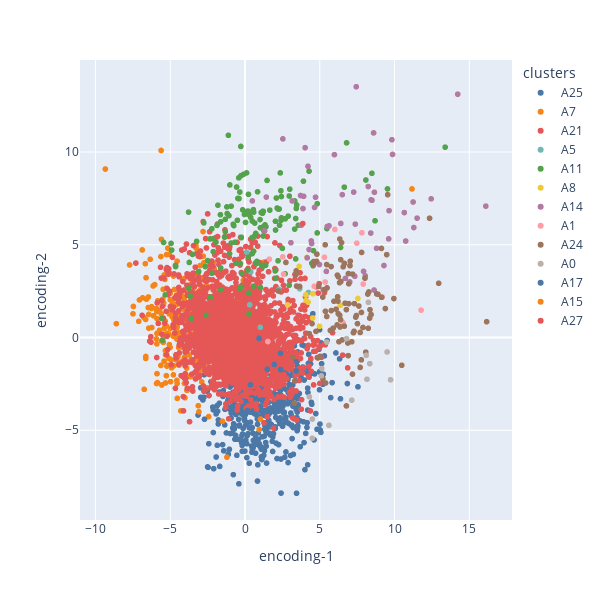

Notebook cell for this chart:
### Code cell
def plot_encodings(data, samples, n, clusters, threshold):
    
    reducer  = PCA(n_components=n)
    clusters = clusters[:, :samples]
    filter   = np.max(np.mean(clusters, axis=0), axis=1) > threshold
    encoder.predict(data[:samples][filter])
    print("{}/{} samples used ({}%); confidence threshold={}".format(sum(filter),
                                                                     samples,
                                                                     sum(filter)/samples*100,
                                                                     threshold))
    
    clusters = np.argmax(np.mean(clusters, axis=0), axis=1)[filter]
    rep = reducer.fit_transform(encoder.predict(data[:samples][filter]))

    if n == 2:
        df = pd.DataFrame({"encoding-1":rep[:,0],"encoding-2":rep[:,1],"clusters":["A"+str(i) for i in clusters]})

        enc = px.scatter(data_frame=df, x="encoding-1", y="encoding-2",
                           color="clusters", width=600, height=600,
                           color_discrete_sequence=px.colors.qualitative.T10)


    elif n == 3:
        df3d = pd.DataFrame({"encoding-1":rep[:,0],"encoding-2":rep[:,1],"encoding-3":rep[:,2],
                         "clusters":["A"+str(i) for i in clusters]})

        enc = px.scatter_3d(data_frame=df3d, x="encoding-1", y="encoding-2", z="encoding-3",
                           color="clusters", width=600, height=600,
                           color_discrete_sequence=px.colors.qualitative.T10)

    return enc

plot_encodings(data, 5000, 2, clusts, 0.5)

### Figure 1 — Plotly figure (JSON) as saved in the notebook; plotly's stock layout.template omitted (floating-point values rounded to 4 significant figures; data arrays with more than 128 entries replaced by an {"elided": "..."} marker saying what was removed)
{"data": [{"hovertemplate": "clusters=A25<br>encoding-1=%{x}<br>encoding-2=%{y}<extra></extra>", "legendgroup": "A25", "marker": {"color": "#4C78A8", "symbol": "circle"}, "mode": "markers", "name": "A25", "showlegend": true, "type": "scattergl", "x": {"elided": "605 float values"}, "xaxis": "x", "y": {"elided": "605 float values"}, "yaxis": "y"}, {"hovertemplate": "clusters=A7<br>encoding-1=%{x}<br>encoding-2=%{y}<extra></extra>", "legendgroup": "A7", "marker": {"color": "#F58518", "symbol": "circle"}, "mode": "markers", "name": "A7", "showlegend": true, "type": "scattergl", "x": {"elided": "298 float values"}, "xaxis": "x", "y": {"elided": "298 float values"}, "yaxis": "y"}, {"hovertemplate": "clusters=A21<br>encoding-1=%{x}<br>encoding-2=%{y}<extra></extra>", "legendgroup": "A21", "marker": {"color": "#E45756", "symbol": "circle"}, "mode": "markers", "name": "A21", "showlegend": true, "type": "scattergl", "x": {"elided": "2308 float values"}, "xaxis": "x", "y": {"elided": "2308 float values"}, "yaxis": "y"}, {"hovertemplate": "clusters=A5<br>encoding-1=%{x}<br>encoding-2=%{y}<extra></extra>", "legendgroup": "A5", "marker": {"color": "#72B7B2", "symbol": "circle"}, "mode": "markers", "name": "A5", "showlegend": true, "type": "scattergl", "x": [2.264, 0.1054, 0.3106, 3.655, 4.238, 1.023, 0.3841], "xaxis": "x", "y": [2.591, 4.597, 1.761, 2.627, 2.427, 0.5502, 3.54], "yaxis": "y"}, {"hovertemplate": "clusters=A11<br>encoding-1=%{x}<br>encoding-2=%{y}<extra></extra>", "legendgroup": "A11", "marker": {"color": "#54A24B", "symbol": "circle"}, "mode": "markers", "name": "A11", "showlegend": true, "type": "scattergl", "x": {"elided": "152 float values"}, "xaxis": "x", "y": {"elided": "152 float values"}, "yaxis": "y"}, {"hovertemplate": "clusters=A8<br>encoding-1=%{x}<br>encoding-2=%{y}<extra></extra>", "legendgroup": "A8", "marker": {"color": "#EECA3B", "symbol": "circle"}, "mode": "markers", "name": "A8", "showlegend": true, "type": "scattergl", "x": [2.855, 3.617, 4.221, 4.541, 4.086, 4.061, 4.523, 4.141, 7.553, 6.375, 4.982], "xaxis": "x", "y": [1.757, 3.834, 1.909, 2.363, 2.0, 2.302, 1.051, 4.319, 2.105, 1.738, 0.6071], "yaxis": "y"}, {"hovertemplate": "clusters=A14<br>encoding-1=%{x}<br>encoding-2=%{y}<extra></extra>", "legendgroup": "A14", "marker": {"color": "#B279A2", "symbol": "circle"}, "mode": "markers", "name": "A14", "showlegend": true, "type": "scattergl", "x": [5.979, 12.45, 3.76, 8.493, 3.155, 7.342, 9.293, 5.614, 7.439, 8.432, 8.654, 9.824, 3.877, 4.454, 11.51, 9.607, 7.929, 9.867, 1.298, 4.156, 6.505, 4.212, 8.044, 7.374, 10.75, 5.23, 6.406, 16.11, 4.286, 0.4906, 5.44, 8.632, 4.648, 5.497, 4.979, 4.715, 11.24, 9.634, 7.267, 4.018, 14.23, 8.238, 1.422, 3.715, 7.007, 3.918, 6.713, 2.531, 3.068, 10.65, 8.799, 8.409, 11.29, 8.601, 4.429], "xaxis": "x", "y": [9.858, 7.475, 6.055, 7.399, 7.363, 3.302, 3.882, 6.017, 13.52, 7.422, 7.828, 10.66, 6.952, 5.068, 6.436, 5.318, 3.567, 9.869, 5.765, 4.293, 7.701, 9.227, 3.324, 6.112, 5.201, 2.567, 6.15, 7.082, 4.743, 7.363, 3.566, 2.56, 7.011, 5.984, 3.934, 7.564, 7.305, 6.84, 7.838, 10.23, 13.12, 8.14, 7.569, 7.656, 2.999, 7.611, 3.185, 10.71, 5.112, 6.733, 4.81, 5.631, 5.929, 11.03, 5.204], "yaxis": "y"}, {"hovertemplate": "clusters=A1<br>encoding-1=%{x}<br>encoding-2=%{y}<extra></extra>", "legendgroup": "A1", "marker": {"color": "#FF9DA6", "symbol": "circle"}, "mode": "markers", "name": "A1", "showlegend": true, "type": "scattergl", "x": [7.476, 9.175, 6.01, 1.624, 4.631, 7.903, 6.557, 7.816, 5.359, 5.312, 11.78, 2.525, 2.575, 1.525], "xaxis": "x", "y": [5.086, 2.188, 5.825, 4.226, 2.764, 2.879, 0.7963, 5.644, 2.991, 4.327, 1.477, 4.347, 3.417, -0.2154], "yaxis": "y"}, {"hovertemplate": "clusters=A24<br>encoding-1=%{x}<br>encoding-2=%{y}<extra></extra>", "legendgroup": "A24", "marker": {"color": "#9D755D", "symbol": "circle"}, "mode": "markers", "name": "A24", "showlegend": true, "type": "scattergl", "x": [12.34, 6.18, 6.216, 5.466, 5.759, 5.484, 6.563, 10.49, 3.419, 7.022, 9.958, 2.733, 7.138, 9.139, 5.462, 6.091, 12.95, 8.807, 6.341, 2.234, 6.642, 4.744, 6.918, 5.314, 6.336, 4.481, 9.476, 7.315, 9.542, 6.778, 8.244, 7.701, 4.582, 7.522, 6.937, 6.41, 5.77, 7.778, 6.357, 7.25, 7.886, 6.937, 7.786, 3.651, 6.876, 6.238, 7.615, 8.022, 8.211, 6.694, 7.448, 6.194, 6.16, 6.651, 3.201, 5.703, 5.39, 6.324, 8.433, 6.902, 6.781, 3.449, 7.404, 6.454, 9.385, 16.16, 7.04, 8.36, 4.788, 7.198, 6.232, 7.798, 6.389, 3.321, 5.022, 9.125, 7.189, 7.7, 5.95, 6.399, 8.894, 8.278, 4.932, 7.292, 6.281, 6.495, 4.808, 4.87, 5.361, 5.209, 3.4, 5.377, 5.199, 8.077, 5.9, 4.295, 4.586, 8.337, 3.297], "xaxis": "x", "y": [6.429, 3.363, 1.96, 1.135, 3.825, 2.675, 3.811, -1.495, 3.593, 3.872, 2.101, 4.047, -0.2289, 2.167, 3.933, 1.528, 2.923, 2.349, 5.309, 2.507, 0.6124, 0.3295, 3.446, 2.584, 1.199, 0.7511, 4.468, 1.827, 7.699, 1.504, 0.5006, 0.2731, 3.93, 0.7463, 2.897, 3.017, 1.452, -1.203, 0.5684, 0.2611, 0.5421, 1.826, 1.351, 2.752, -0.2948, 3.274, 1.698, 3.199, 2.343, 1.849, 1.186, 2.194, 0.6815, 3.994, -1.083, 0.3816, -2.451, 2.957, 1.237, -0.9758, -3.685, 2.772, 1.1, 5.117, 1.562, 0.8527, 4.115, 1.499, 4.104, 3.417, 1.289, 4.586, 0.9628, -2.343, -1.011, 4.804, -1.971, -1.611, 1.957, 4.194, 2.332, 2.458, 2.754, 0.3379, -0.2252, -0.1294, 4.493, -1.102, 4.998, -2.218, 3.389, 1.413, 2.18, -0.7878, 0.5056, 0.2082, 4.097, 1.048, -3.531], "yaxis": "y"}, {"hovertemplate": "clusters=A0<br>encoding-1=%{x}<br>encoding-2=%{y}<extra></extra>", "legendgroup": "A0", "marker": {"color": "#BAB0AC", "symbol": "circle"}, "mode": "markers", "name": "A0", "showlegend": true, "type": "scattergl", "x": [5.472, 9.737, 5.131, 8.106, 8.345, 9.504, 4.495, 8.251, 6.791, 7.14, 5.611, 5.105, 8.156, 4.5, 4.302], "xaxis": "x", "y": [-0.2433, -2.277, -1.673, -0.9582, -1.406, -0.7779, -5.432, 1.899, -0.05791, -3.376, -4.732, -2.065, -2.252, -4.395, -3.194], "yaxis": "y"}, {"hovertemplate": "clusters=A17<br>encoding-1=%{x}<br>encoding-2=%{y}<extra></extra>", "legendgroup": "A17", "marker": {"color": "#4C78A8", "symbol": "circle"}, "mode": "markers", "name": "A17", "showlegend": true, "type": "scattergl", "x": [1.955, 1.487, 0.9376, 2.371, -1.864, 5.024, -1.054, -1.501, 3.419, 4.189, 0.3624, -2.713, -2.963, 0.1669, 2.386], "xaxis": "x", "y": [-1.45, -1.709, -0.04755, -0.8484, -3.67, -4.983, -6.033, -5.773, -1.799, -2.727, -2.545, -4.403, -3.222, -3.94, -1.725], "yaxis": "y"}, {"hovertemplate": "clusters=A15<br>encoding-1=%{x}<br>encoding-2=%{y}<extra></extra>", "legendgroup": "A15", "marker": {"color": "#F58518", "symbol": "circle"}, "mode": "markers", "name": "A15", "showlegend": true, "type": "scattergl", "x": [11.17], "xaxis": "x", "y": [8.008], "yaxis": "y"}, {"hovertemplate": "clusters=A27<br>encoding-1=%{x}<br>encoding-2=%{y}<extra></extra>", "legendgroup": "A27", "marker": {"color": "#E45756", "symbol": "circle"}, "mode": "markers", "name": "A27", "showlegend": true, "type": "scattergl", "x": [3.863], "xaxis": "x", "y": [6.143], "yaxis": "y"}], "layout": {"height": 600, "legend": {"title": {"text": "clusters"}, "tracegroupgap": 0}, "margin": {"t": 60}, "width": 600, "xaxis": {"anchor": "y", "domain": [0, 1], "title": {"text": "encoding-1"}}, "yaxis": {"anchor": "x", "domain": [0, 1], "title": {"text": "encoding-2"}}}}
